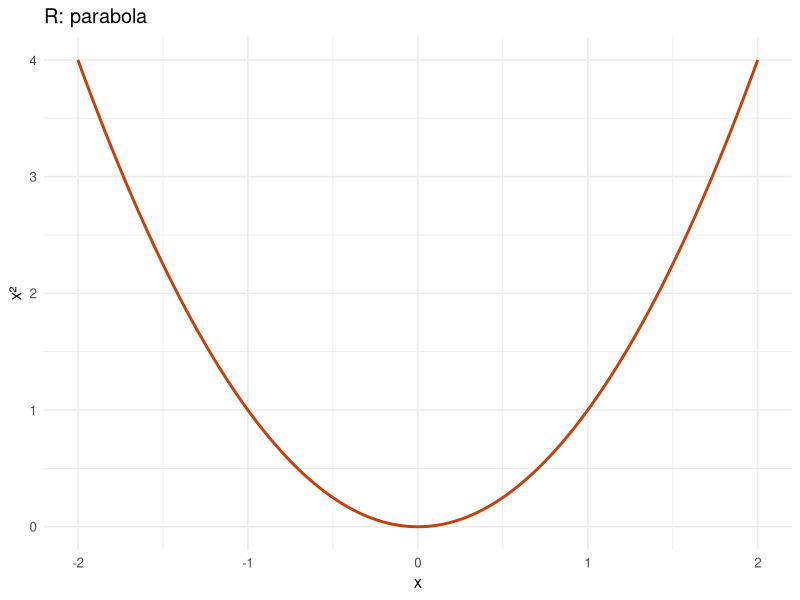

Recreate this plot in R.
## ---- chunk 1
#| label: fig-r-parabola
#| fig-cap: "A parabola generated by R and ggplot2."
#| fig-alt: "An orange upward-opening parabola with its minimum at the origin."
#| fig-width: 7
#| fig-height: 4
library(ggplot2)

x <- seq(-2, 2, length.out = 200)
points <- data.frame(x = x, y = x^2)
ggplot(points, aes(x = x, y = y)) +
  geom_line(colour = "#c2410c", linewidth = 1) +
  labs(title = "R: parabola", x = "x", y = "x²") +
  theme_minimal(base_size = 12)
